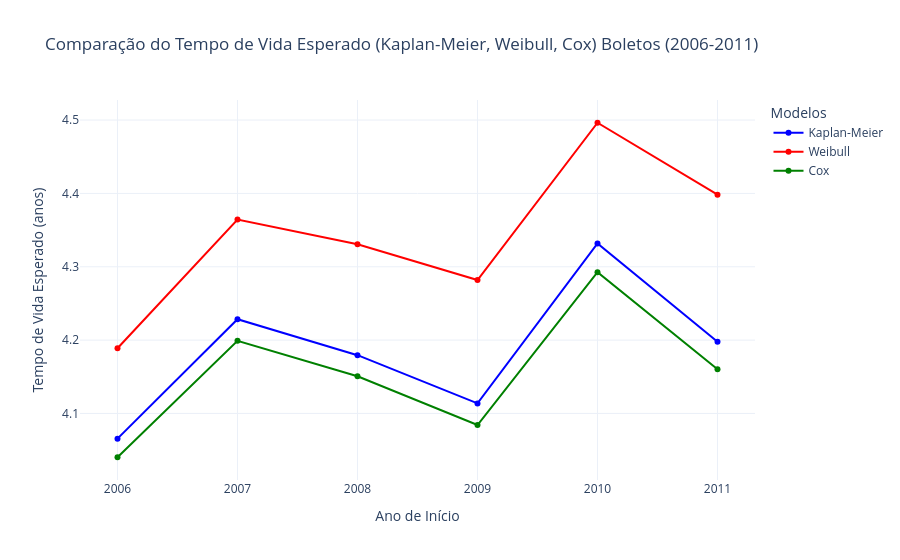

This figure's notebook cell:
### Code cell
analisar_sobrevivencia_comparada_boletos_janela(tabela_nova_df, 2006, 2011)

### Figure 1 — Plotly figure (JSON) as saved in the notebook; plotly's stock layout.template omitted (floating-point values rounded to 4 significant figures)
{"data": [{"line": {"color": "blue"}, "mode": "lines+markers", "name": "Kaplan-Meier", "type": "scatter", "x": ["2006", "2007", "2008", "2009", "2010", "2011"], "y": [4.066, 4.228, 4.179, 4.114, 4.332, 4.198]}, {"line": {"color": "red"}, "mode": "lines+markers", "name": "Weibull", "type": "scatter", "x": ["2006", "2007", "2008", "2009", "2010", "2011"], "y": [4.189, 4.364, 4.331, 4.282, 4.496, 4.398]}, {"line": {"color": "green"}, "mode": "lines+markers", "name": "Cox", "type": "scatter", "x": ["2006", "2007", "2008", "2009", "2010", "2011"], "y": [4.04, 4.199, 4.151, 4.084, 4.293, 4.16]}], "layout": {"legend": {"title": {"text": "Modelos"}}, "title": {"text": "Comparação do Tempo de Vida Esperado (Kaplan-Meier, Weibull, Cox) Boletos (2006-2011)"}, "xaxis": {"title": {"text": "Ano de Início"}}, "yaxis": {"title": {"text": "Tempo de Vida Esperado (anos)"}}}}
